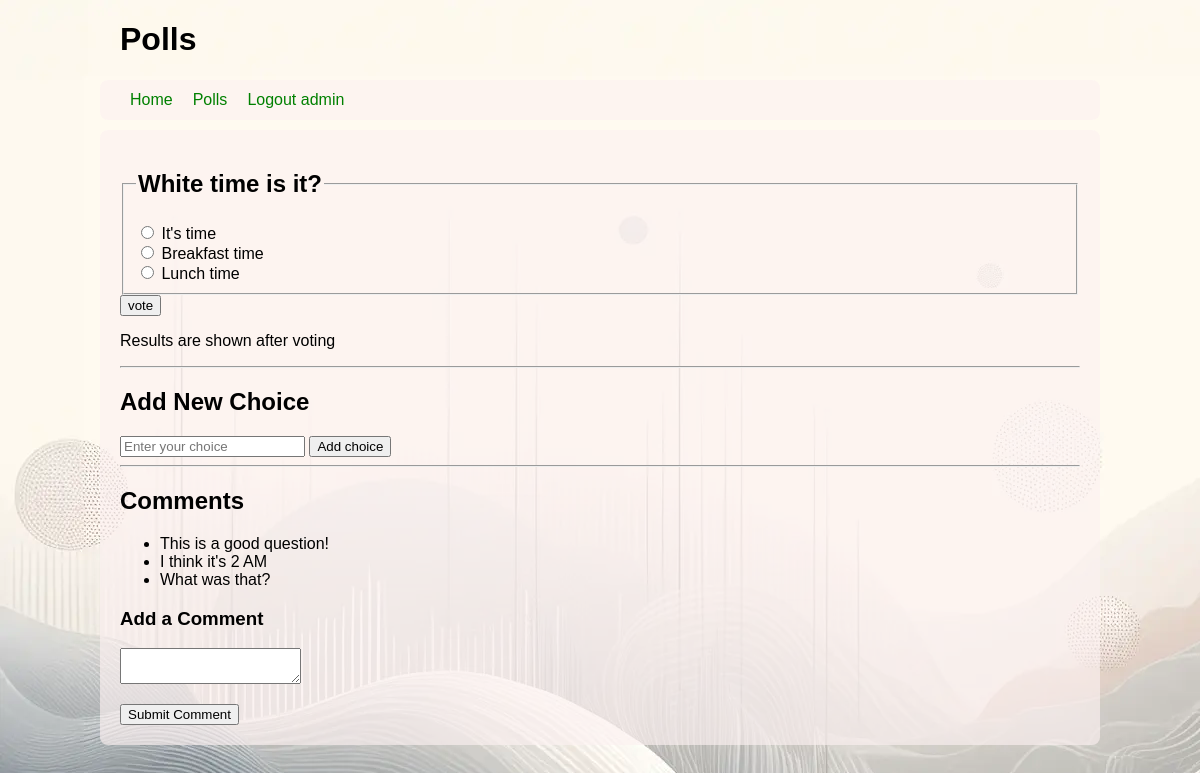
Page /polls/4/ (signed in) on the committed database.
### polls/models.py (models this page shows, shortened)
class Question(models.Model):
    question_text = models.CharField(max_length=200)
    pub_date = models.DateTimeField("date published")

class Choice(models.Model):
    question = models.ForeignKey(Question, on_delete=models.CASCADE)
    choice_text = models.CharField(max_length=200)
    votes = models.IntegerField(default=0)

class Comment(models.Model):
    question = models.ForeignKey(Question, on_delete=models.CASCADE)
    comment_text = models.TextField()

### polls/views.py (the view, shortened to what this page needs)
# urls.py: path("<int:pk>/", views.DetailView.as_view(), name="detail"),
class DetailView(generic.DetailView):
    model = Question
    template_name = "polls/detail.html"
    def get_queryset(self):
        return Question.objects.filter(pub_date__lte=timezone.now())
    def get_context_data(self, **kwargs):
        context = super().get_context_data(**kwargs)
        context['form'] = ChoiceForm()
        return context

### polls/forms.py
class ChoiceForm(forms.ModelForm):
    class Meta:
        model = Choice
        fields = ['choice_text']

### polls/templates/polls/detail.html (shortened to what this page needs)
{% extends "polls/base.html" %}
{% block content %}
    <form action="{% url 'polls:vote' question.id %}" method="post">
        <fieldset>
            <legend><h2>{{ question.question_text }}</h2></legend>
            {% for choice in question.choice_set.all %}
                <input type="radio" name="choice" id="choice{{ forloop.counter }}" value="{{ choice.id }}">
                <label for="choice{{ forloop.counter }}">{{ choice.choice_text }}</label>
                <br>
            {% endfor %}
        </fieldset>
        <input type="submit" value="vote">
    </form>
    <p>
        Results are shown after voting
    </p>
    <hr>
    <h2>Add New Choice</h2>
    <form method="post">
        <input type="text" name="choice_text" placeholder="Enter your choice">
        <button type="submit">Add choice</button>
    </form>
    <hr>
    <h2>Comments</h2>
    <ul>
        {% for comment in question.comment_set.all %}
            <li>{{ comment.comment_text|safe }}</li>
        {% endfor %}
    </ul>
    <h3>Add a Comment</h3>
    <form method="post" action="{% url 'polls:add_comment' question.id %}">
        <p>
            <textarea name="comment_text" id="id_comment_text" required></textarea>
        </p>
        <button type="submit">Submit Comment</button>
    </form>
{% endblock %}

### polls/templates/polls/base.html (shortened to what this page needs)
<!DOCTYPE html>
<html>
<head>
    {% load static %}
    <link rel="stylesheet" href="{% static 'polls/style.css' %}">
</head>
<body>
    <header>
        <div class="header-container">
            <h1>Polls</h1>
        </div>
        <nav>
            <ul>
                <li><a href="{% url 'home' %}">Home</a></li>
                <li><a href="{% url 'polls:index' %}">Polls</a></li>
                <li>
                    {% if user.is_authenticated %}
                        <a href="{% url 'polls:logout' %}">Logout {{ user.username }}</a>
                    {% else %}
                        <a href="{% url 'polls:auth' %}">Login</a>
                    {% endif %}
                </li>
            </ul>
        </nav>
    </header>
    <main>
        {% block content %}
        {% endblock %}
    </main>
</body>
</html>

### polls/static/polls/style.css (style rules this page uses)
a { color: green; }
.header-container { width: 80%; margin: 0 auto; }
body { font-family: Arial, sans-serif; margin: 0; padding: 0; background: white url("images/background.webp") no-repeat; }
nav { width: 80%; margin: 10px auto 10px; padding: 1px 20px; background-color: #fcf2f2a4; border-radius: .5em }
nav ul { list-style-type: none; margin: 0; padding: 0; overflow: hidden; }
nav li { float: left; }
nav li a { display: block; padding: 10px; text-decoration: none; }
main { width: 80%; margin: 0 auto; padding: 20px; background-color: #fcf2f2a4; border-radius: .5em }

### rows in the picture
Question: question_text "White time is it?"
Choice: choice_text "It's time"
Choice: choice_text "Breakfast time"
Choice: choice_text "Lunch time"
Comment: comment_text "This is a good question!"
Comment: comment_text "I think it's 2 AM"
Comment: comment_text "What was that?"

### other values in the picture
{{ user.username }} "admin"
